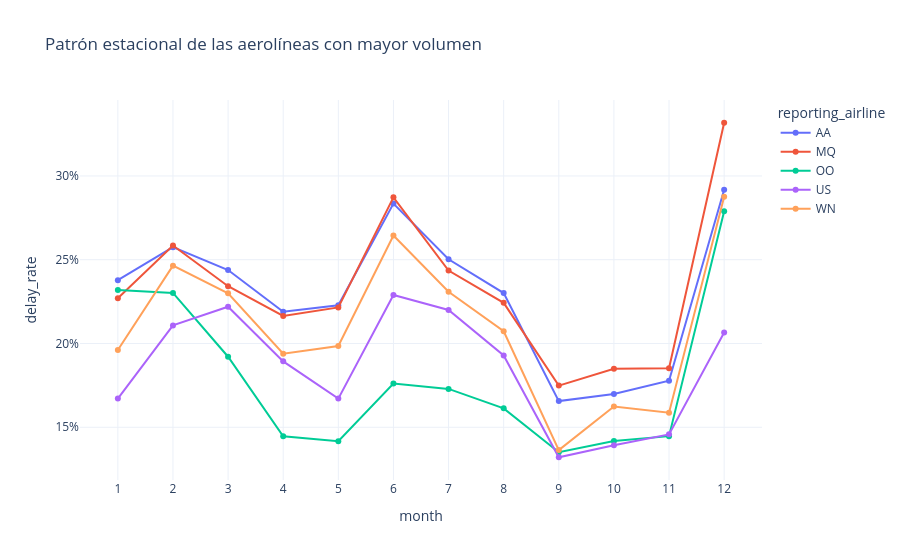

This figure's notebook cell:
### Code cell
# ¿La evolución de las aerolíneas de mayor volumen revela un patrón estacional?

seasonality = add_rates(
    monthly.groupby(["month", "reporting_airline"])[metric_columns].sum().reset_index()
)
seasonality = seasonality[seasonality.reporting_airline.isin(top_carriers_by_volume)]
fig = px.line(
    seasonality,
    x="month",
    y="delay_rate",
    color="reporting_airline",
    markers=True,
    hover_data=["operated_flights"],
    title="Patrón estacional de las aerolíneas con mayor volumen",
)
fig.update_xaxes(dtick=1)
fig.update_yaxes(tickformat=".0%")
fig.update_layout(template="plotly_white")
fig.show()

### Figure 1 — Plotly figure (JSON) as saved in the notebook; plotly's stock layout.template omitted (floating-point values rounded to 4 significant figures)
{"data": [{"customdata": [[157427], [141521], [157591], [151248], [159495], [153176], [158851], [159224], [148626], [155118], [145218], [149353]], "hovertemplate": "reporting_airline=AA<br>month=%{x}<br>delay_rate=%{y}<br>operated_flights=%{customdata[0]}<extra></extra>", "legendgroup": "AA", "line": {"color": "#636efa", "dash": "solid"}, "marker": {"symbol": "circle"}, "mode": "lines+markers", "name": "AA", "orientation": "v", "showlegend": true, "type": "scatter", "x": [1, 2, 3, 4, 5, 6, 7, 8, 9, 10, 11, 12], "xaxis": "x", "y": [0.2378, 0.2575, 0.2438, 0.2189, 0.2228, 0.2835, 0.2503, 0.2301, 0.1656, 0.1698, 0.1777, 0.2917], "yaxis": "y"}, {"customdata": [[128050], [114673], [126800], [127468], [133096], [129084], [134835], [134380], [125992], [128472], [119981], [117331]], "hovertemplate": "reporting_airline=MQ<br>month=%{x}<br>delay_rate=%{y}<br>operated_flights=%{customdata[0]}<extra></extra>", "legendgroup": "MQ", "line": {"color": "#EF553B", "dash": "solid"}, "marker": {"symbol": "circle"}, "mode": "lines+markers", "name": "MQ", "orientation": "v", "showlegend": true, "type": "scatter", "x": [1, 2, 3, 4, 5, 6, 7, 8, 9, 10, 11, 12], "xaxis": "x", "y": [0.227, 0.2585, 0.2342, 0.2164, 0.2215, 0.2872, 0.2436, 0.2242, 0.1748, 0.1849, 0.1852, 0.3317], "yaxis": "y"}, {"customdata": [[135321], [125879], [144369], [139026], [142909], [144374], [148201], [149960], [136223], [140569], [132131], [134720]], "hovertemplate": "reporting_airline=OO<br>month=%{x}<br>delay_rate=%{y}<br>operated_flights=%{customdata[0]}<extra></extra>", "legendgroup": "OO", "line": {"color": "#00cc96", "dash": "solid"}, "marker": {"symbol": "circle"}, "mode": "lines+markers", "name": "OO", "orientation": "v", "showlegend": true, "type": "scatter", "x": [1, 2, 3, 4, 5, 6, 7, 8, 9, 10, 11, 12], "xaxis": "x", "y": [0.2319, 0.2302, 0.1921, 0.1446, 0.1417, 0.176, 0.1729, 0.1613, 0.1351, 0.1417, 0.1447, 0.2789], "yaxis": "y"}, {"customdata": [[123907], [111130], [124515], [120175], [122476], [117803], [121521], [120195], [113109], [118870], [113402], [115742]], "hovertemplate": "reporting_airline=US<br>month=%{x}<br>delay_rate=%{y}<br>operated_flights=%{customdata[0]}<extra></extra>", "legendgroup": "US", "line": {"color": "#ab63fa", "dash": "solid"}, "marker": {"symbol": "circle"}, "mode": "lines+markers", "name": "US", "orientation": "v", "showlegend": true, "type": "scatter", "x": [1, 2, 3, 4, 5, 6, 7, 8, 9, 10, 11, 12], "xaxis": "x", "y": [0.1671, 0.2108, 0.222, 0.1893, 0.1671, 0.229, 0.22, 0.1928, 0.1321, 0.1393, 0.1458, 0.2065], "yaxis": "y"}, {"customdata": [[284302], [258665], [289862], [284286], [292335], [287099], [296103], [297387], [282236], [296138], [283548], [286652]], "hovertemplate": "reporting_airline=WN<br>month=%{x}<br>delay_rate=%{y}<br>operated_flights=%{customdata[0]}<extra></extra>", "legendgroup": "WN", "line": {"color": "#FFA15A", "dash": "solid"}, "marker": {"symbol": "circle"}, "mode": "lines+markers", "name": "WN", "orientation": "v", "showlegend": true, "type": "scatter", "x": [1, 2, 3, 4, 5, 6, 7, 8, 9, 10, 11, 12], "xaxis": "x", "y": [0.1961, 0.2465, 0.2299, 0.1939, 0.1985, 0.2645, 0.2309, 0.2073, 0.1364, 0.1623, 0.1587, 0.2876], "yaxis": "y"}], "layout": {"legend": {"title": {"text": "reporting_airline"}, "tracegroupgap": 0}, "title": {"text": "Patrón estacional de las aerolíneas con mayor volumen"}, "xaxis": {"anchor": "y", "domain": [0, 1], "dtick": 1, "title": {"text": "month"}}, "yaxis": {"anchor": "x", "domain": [0, 1], "tickformat": ".0%", "title": {"text": "delay_rate"}}}}
